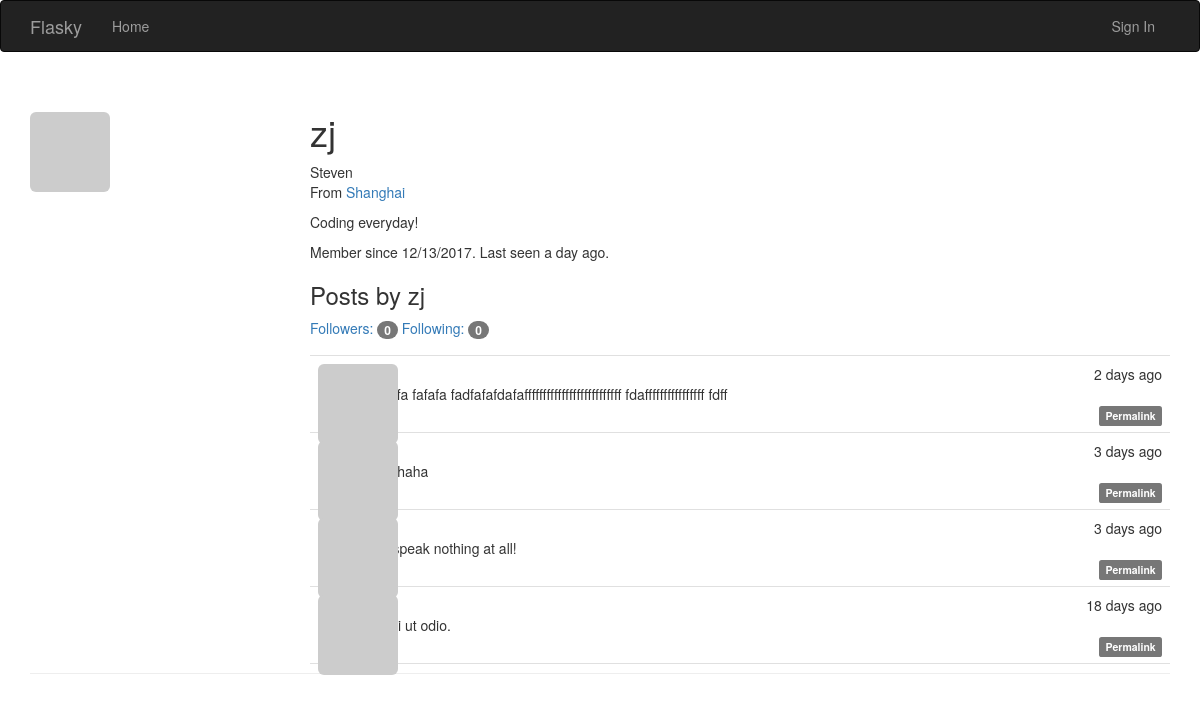
Page /user/zj on the earlier database version.
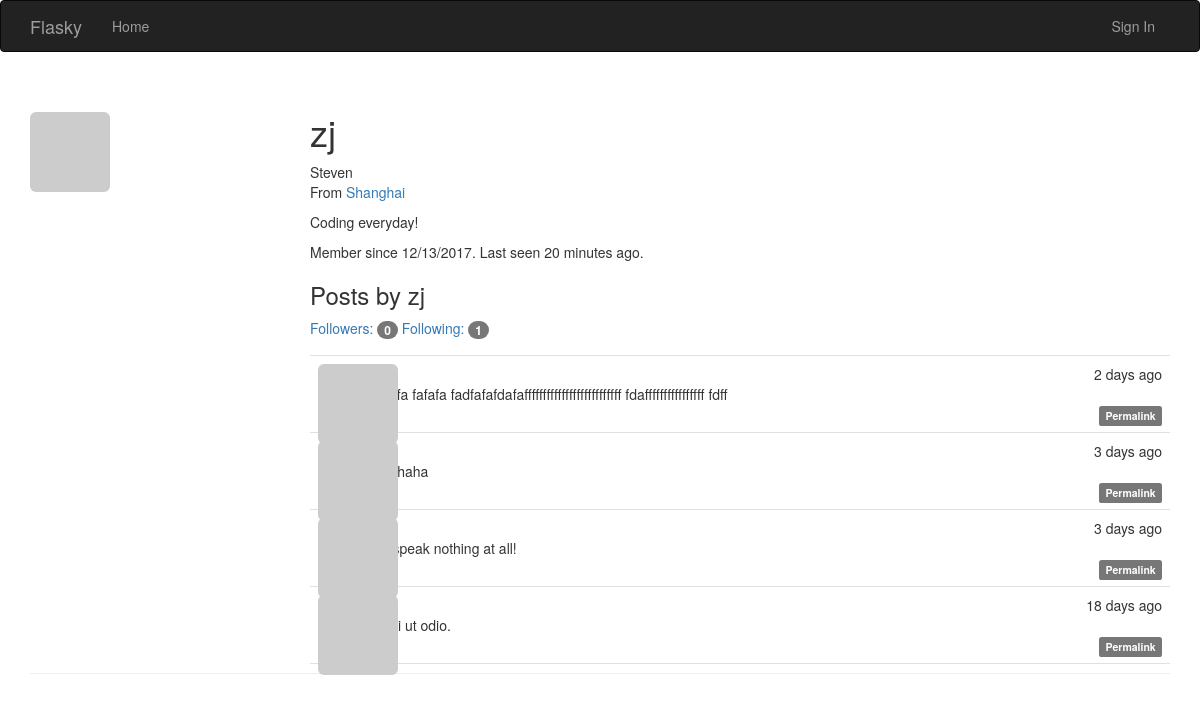
Same page on the later database version.
### app/models.py (models this page shows, shortened)
class User(UserMixin, db.Model):
    __tablename__ = 'users'
    id = db.Column(db.Integer, primary_key=True)
    email = db.Column(db.String(64), unique=True, index=True)
    username = db.Column(db.String(64), unique=True, index=True)
    password_hash = db.Column(db.String(128))
    role_id = db.Column(db.Integer, db.ForeignKey('roles.id'))
    confirmed = db.Column(db.Boolean, default=False)
    name = db.Column(db.String(64))
    location = db.Column(db.String(64))
    about_me = db.Column(db.Text())
    member_since = db.Column(db.DateTime(), default=datetime.utcnow)
    last_seen = db.Column(db.DateTime(), default=datetime.utcnow)
    avatar_hash = db.Column(db.String(32))
    posts = db.relationship('Post', backref='author', lazy='dynamic')
    followed = db.relationship('Follow',
                               foreign_keys=[Follow.follower_id],
                               backref=db.backref('follower', lazy='joined'),
                               lazy='dynamic',
                               cascade='all, delete-orphan')
    followers = db.relationship('Follow',
                                foreign_keys=[Follow.followed_id],
                                backref=db.backref('followed', lazy='joined'),
                                lazy='dynamic',
                                cascade='all, delete-orphan')
    @property
    def password(self):
        raise AttributeError('password is not a readable attribute')
    def gravatar(self, size=100, default='identicon', rating='g'):
        if request.is_secure:
            url = 'https://secure.gravatar.com/avatar'
        else:
            url = 'http://www.gravatar.com/avatar'
        hash = self.avatar_hash or hashlib.md5(self.email.encode('utf-8')).hexdigest()
        return '{url}/{hash}?s={size}&d={default}&r={rating}'.format(
            url=url, hash=hash, size=size, default=default, rating=rating)

class Post(db.Model):
    __tablename__ = 'posts'
    id = db.Column(db.Integer, primary_key=True)
    body = db.Column(db.Text)
    timestamp = db.Column(db.DateTime, index=True, default=datetime.utcnow)
    author_id = db.Column(db.Integer, db.ForeignKey('users.id'))
    body_html = db.Column(db.Text)

### app/main/views.py (the view)
@main.route('/user/<username>')
def user(username):
    user = User.query.filter_by(username=username).first()
    if user is None:
        abort(404)
    posts = user.posts.order_by(Post.timestamp.desc()).all()
    return render_template('user.html', user=user, posts=posts)

### app/auth/views.py (called while the page is built)
@auth.before_app_request
def before_request():
    if current_user.is_authenticated:
        current_user.ping()
        if not current_user.confirmed \
            and request.endpoint \
            and request.endpoint[:5] != 'auth.' \
            and request.endpoint != 'static':
            return redirect(url_for('auth.unconfirmed'))

### app/main/__init__.py (called while the page is built)
@main.app_context_processor
def inject_permission():
    return dict(Permission=Permission)

### app/models.py (called while the page is built)
    def can(self, permissions):
        return False

    def is_administrator(self):
        return False

### app/templates/user.html (shortened to what this page needs)
{% extends "base.html" %}
{% block page_content %}
<div class="page-header">
    <img class="img-rounded profile-thumbnail" src="{{ user.gravatar(size=256) }}">
    <div class="profile-header">
        <h1>{{ user.username }}</h1>
        {% if user.name or user.location %}
        <p>
            {% if user.name %}{{ user.name }}<br>{% endif %}
            {% if user.location %}
                From <a href="http://maps.baidu.com/?q={{ user.location }}">
                    {{ user.location }}
                </a>
            {% endif %}
        </p>
        {% endif %}
        {% if user.about_me %}<p>{{ user.about_me }}</p>{% endif %}
        <p>
            Member since {{ moment(user.member_since).format('L') }}.
            Last seen {{ moment(user.last_seen).fromNow() }}.
        </p>
        <h3>Posts by {{ user.username }}</h3>
        <a href="{{ url_for('.followers', username=user.username) }}">
            Followers: <span class="badge">{{ user.followers.count() }}</span>
        </a>
        <a href="{{ url_for('.followed_by', username=user.username) }}">
            Following: <span class="badge">{{ user.followed.count() }}</span>
        </a>
        {% include '_posts.html' %}
    </div>
</div>
{% endblock %}

### app/templates/base.html (shortened to what this page needs)
{% extends "bootstrap/base.html" %}
{% block head %}
{{ super() }}
<link rel="stylesheet" type="text/css" href="{{ url_for('static', filename='styles.css') }}">
{% endblock %}
{% block navbar %}
<div class="navbar navbar-inverse" role="navigation">
    <div class="container">
        <div class="navbar-header">
            <a class="navbar-brand" href="/">Flasky</a>
        </div>
        <div class="navbar-collapse collapse">
            <ul class="nav navbar-nav">
                <li><a href="/">Home</a></li>
            </ul>
            <ul class="nav navbar-nav navbar-right">
                {% if current_user.is_authenticated %}
                <li><a href="{{ url_for('auth.logout') }}">Sign Out</a></li>
                {% else %}
                <li><a href="{{ url_for('auth.login') }}">Sign In</a></li>
                {% endif %}
            </ul>
        </div>
    </div>
</div>
{% endblock %}
{% block content %}
<div class="container">
    {% block page_content %}{% endblock %}
</div>
{% endblock %}

### app/templates/_posts.html (shortened to what this page needs)
<ul class="posts">
    {% for post in posts %}
    <li class="post">
        <div class="post-thumbnail">
            <a href="{{ url_for('.user', username=post.author.username) }}">
                <img class="img-rounded profile-thumbnail"
                     src="{{ post.author.gravatar(size=40) }}">
            </a>
        </div>
        <div class="post-content">
            <div class="post-date">{{ moment(post.timestamp).fromNow() }}</div>
            <div class="post-author">
                <a href="{{ url_for('.user', username=post.author.username) }}">
                </a>
            </div>
            <div class="post-body">{{ post.body }}</div>
            <div class="post-footer">
                <a href="{{ url_for('.post', id=post.id) }}">
                    <span class="label label-default">Permalink</span>
                </a>
            </div>
        </div>
    </li>
    {% endfor %}
</ul>

### app/static/styles.css (style rules this page uses)
.profile-thumbnail { position: absolute; }
.profile-header { min-height: 260px; margin-left: 280px; }
ul.posts { list-style-type: none; padding: 0px; margin: 16px 0px 0px 0px; border-top: 1px solid #e0e0e0; }
ul.posts li.post { padding: 8px; border-bottom: 1px solid #e0e0e0; }
div.post-date { float: right; }
div.post-author { font-weight: bold; }
div.post-thumbnail { position: absolute; }
div.post-content { margin-left: 48px; min-height: 48px; }
div.post-footer { text-align: right; }

Differences in the rows shown:
changed User "zj": last_seen "a day ago" → "20 minutes ago"
Other differences:
{{ user.followed.count() }}: "0" → "1"
